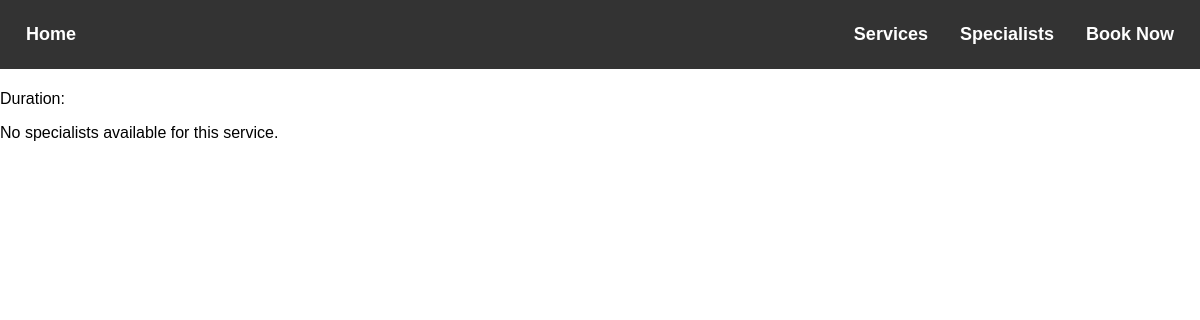
The page /services/Haircut/ on the database as committed earlier.
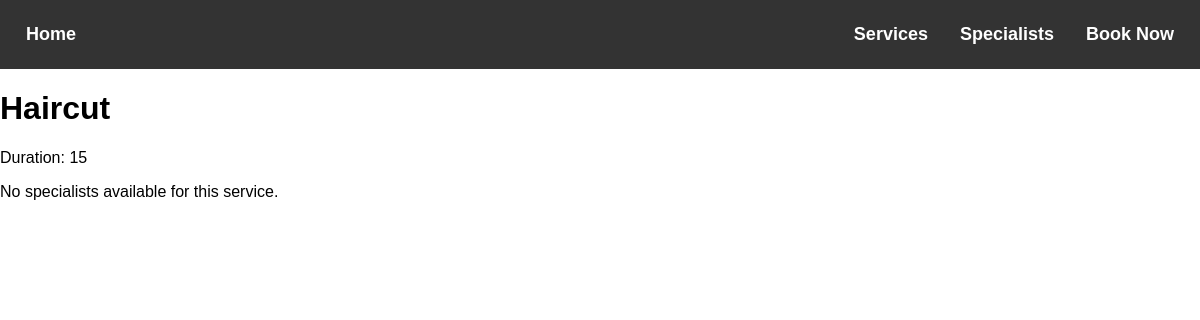
The same page on the database as committed later.
### salon_app/models.py (models this page shows, shortened)
class Service(models.Model):
    name = models.CharField(max_length=250, unique=True)
    price = models.FloatField()
    duration = models.IntegerField()

### salon_app/views.py (the view, shortened to what this page needs)
# urls.py: path('services/<str:service_name>/', views.one_service, name='one_service'),
def one_service(request, service_name, specialist_id=None):
    service_details = {}
    available_specialists = {}
    try:
        service_details = Service.objects.filter(name=service_name).first()
        service_id = service_details.id
        service_duration = service_details.duration
        if not specialist_id:
            available_specialists = \
                Specialist.objects.filter(status=2,
                                          services__id=service_id,
                                          workschedule__end_time__range=(CURRENT_TIME, REQUIRED_PERIOD)
                                          ).distinct().values('id', 'name').order_by('name')
        else:
            available_specialists = Specialist.objects.filter(id=specialist_id,
                                                              status=2,
                                                              workschedule__end_time__gt=CURRENT_TIME
                                                              ).distinct().values('id', 'name')
        print(available_specialists)
    except Exception as err:
        print(f'One_service error:\n{err}')
    return render(request, 'salon_app/service.html', {'service_details': service_details,
                                                  'specialists': available_specialists})

### salon_app/templates/salon_app/service.html
{% extends "salon_app/base.html" %}
{% block content %}
  <h1>{{ service_details.name }}</h1>
  <p>Duration: {{ service_details.duration }}</p>
  {% if specialists %}
    {% for specialist in specialists %}
      <h2>{{ specialist.name }}</h2>
      <ul>
        {% for slot in specialist.available_booking %}
          <li>{{ slot }}</li>
        {% endfor %}
      </ul>
    {% endfor %}
  {% else %}
    <p>No specialists available for this service.</p>
  {% endif %}
{% endblock %}

Rows that differ between the two databases and show on the page:
added Service: name "Haircut", duration "15"
